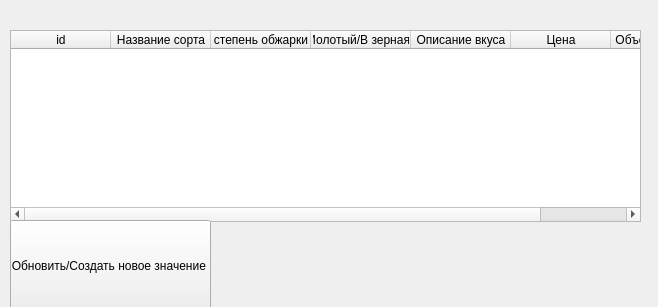
<?xml version="1.0" encoding="UTF-8"?>
<ui version="4.0">
 <class>Form</class>
 <widget class="QWidget" name="Form">
  <property name="geometry">
   <rect>
    <x>0</x>
    <y>0</y>
    <width>658</width>
    <height>307</height>
   </rect>
  </property>
  <property name="windowTitle">
   <string>Form</string>
  </property>
  <widget class="QTableWidget" name="tableWidget">
   <property name="geometry">
    <rect>
     <x>10</x>
     <y>30</y>
     <width>631</width>
     <height>192</height>
    </rect>
   </property>
   <column>
    <property name="text">
     <string>id</string>
    </property>
   </column>
   <column>
    <property name="text">
     <string>Название сорта</string>
    </property>
   </column>
   <column>
    <property name="text">
     <string>степень обжарки</string>
    </property>
   </column>
   <column>
    <property name="text">
     <string>Молотый/В зернаях</string>
    </property>
   </column>
   <column>
    <property name="text">
     <string>Описание вкуса</string>
    </property>
   </column>
   <column>
    <property name="text">
     <string>Цена</string>
    </property>
   </column>
   <column>
    <property name="text">
     <string>Объем упаковки</string>
    </property>
   </column>
  </widget>
  <widget class="QPushButton" name="upd">
   <property name="geometry">
    <rect>
     <x>10</x>
     <y>220</y>
     <width>201</width>
     <height>91</height>
    </rect>
   </property>
   <property name="text">
    <string>Обновить/Создать новое значение </string>
   </property>
  </widget>
 </widget>
 <resources/>
 <connections/>
</ui>
